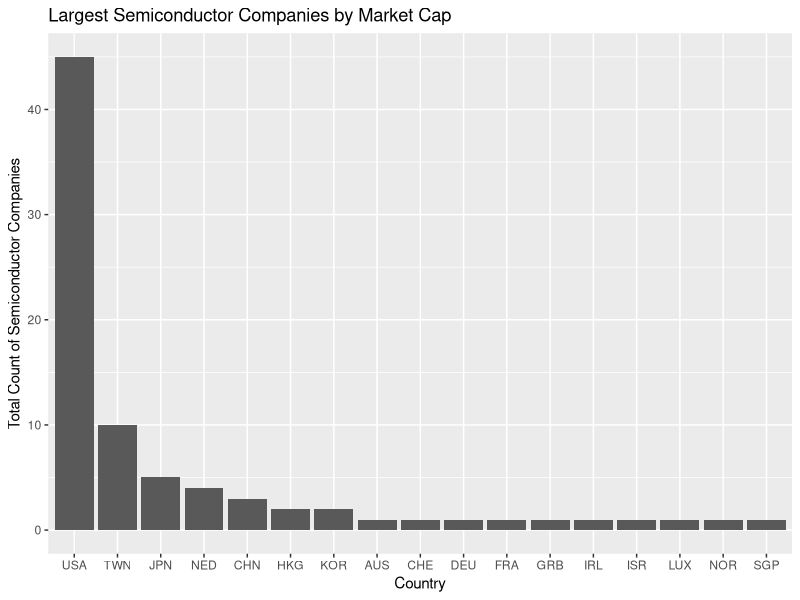

Write the R code that produced this figure. (Note: this script raises an error after producing the figure.)
# author: bbaasan
# Date:
# version:
# Purpose: cleaning and extracting global fabs and foundries 


library(tidyverse)

# market cap for largest semiconductor companies
list.files('../raw_data/')

# world top eight foundries and its marketcap 
top_foundries <- read_csv('../raw_data/LargeCompaniesMarketCap.csv')[-1, ] %>% 
  rename(rank = 1, name = 2, symbol = 3, marketcap=4, price=5, country = 6) %>% 
  mutate(CountryCode = country) %>% 
  mutate(CountryCode = ifelse(CountryCode == 'United States', 'USA', CountryCode)) %>% 
  mutate(CountryCode = ifelse(CountryCode == 'Taiwan', 'TWN', CountryCode)) %>% 
  mutate(CountryCode = ifelse(CountryCode == 'South Korea', 'KOR', CountryCode)) %>% 
  mutate(CountryCode = ifelse(CountryCode == 'Netherlands', 'NED', CountryCode)) %>% 
  mutate(CountryCode = ifelse(CountryCode == 'Japan', 'JPN', CountryCode)) %>% 
  mutate(CountryCode = ifelse(CountryCode == 'Germany', 'DEU', CountryCode)) %>%
  mutate(CountryCode = ifelse(CountryCode == 'Switzerland', 'CHE', CountryCode)) %>%
  mutate(CountryCode = ifelse(CountryCode == 'China', 'CHN', CountryCode)) %>%
  mutate(CountryCode = ifelse(CountryCode == 'Germany', 'DEU', CountryCode)) %>%
  mutate(CountryCode = ifelse(CountryCode == 'France', 'FRA', CountryCode)) %>%
  mutate(CountryCode = ifelse(CountryCode == 'Hong Kong', 'HKG', CountryCode)) %>%
  mutate(CountryCode = ifelse(CountryCode == 'Norway', 'NOR', CountryCode)) %>%
  mutate(CountryCode = ifelse(CountryCode == 'Singapore', 'SGP', CountryCode)) %>%
  mutate(CountryCode = ifelse(CountryCode == 'United Kingdom', 'GRB', CountryCode)) %>%
  mutate(CountryCode = ifelse(CountryCode == 'Australia', 'AUS', CountryCode)) %>%
  mutate(CountryCode = ifelse(CountryCode == 'Ireland', 'IRL', CountryCode)) %>%
  mutate(CountryCode = ifelse(CountryCode == 'Israel', 'ISR', CountryCode)) %>%
  mutate(CountryCode = ifelse(CountryCode == 'Luxembourg', 'LUX', CountryCode)) 


top_foundries_dist <- top_foundries %>% 
  mutate(marketcap = as.numeric(marketcap)) %>% 
  mutate(price = as.numeric(price)) %>% 
  count(CountryCode) %>% 
  arrange(desc(n)) %>% 
  ggplot(aes(x=reorder(CountryCode, -n), y = n)) +
  geom_bar(stat='identity')+
  labs(title = 'Largest Semiconductor Companies by Market Cap')+
  xlab('Country') + ylab('Total Count of Semiconductor Companies')

#final <- 
updated_main <- year2017 %>% 
  mutate(type = CountryCode) %>% 
  #select(-c(CountryName, CountryCode)) %>% 
  mutate(type = ifelse(type %in% c('CHN', 'TWN', 'KOR'), 1, 2)) #%>% 
  #mutate(type = as.factor(type)) 


updated_2020_USA <- year2020 %>% 
  mutate(type = CountryCode) %>% 
  #select(-c(CountryName, CountryCode)) %>% 
  mutate(type = ifelse(type %in% c('CHN', 'TWN', 'KOR', 'USA'), 1, 2)) #%>% 
#mutate(type = as.factor(type)) 


updated_main %>% str()

companies_cap <- top_foundries %>% 
  mutate(marketcap = as.numeric(marketcap)) %>% 
  group_by(CountryCode) %>% 
  summarise(cap = sum(marketcap)) 

  
num_companies <- top_foundries %>% 
  mutate(marketcap = as.numeric(marketcap)) %>% 
  mutate(price = as.numeric(price)) %>% 
  count(CountryCode)

final <- updated_main %>% 
  full_join(companies_cap, by = 'CountryCode') %>% 
  full_join(num_companies, by='CountryCode') %>% 
  rename(num_firms = n)

final.table <- final %>% group_by(type) %>% summarise(n=sum(w_qty)) %>% 
  drop_na()

final.table %>% 
  mutate(prop = n / sum(n))

# csv files for Tableau presentation
top_foundries %>% 
  mutate(marketcap = as.numeric(marketcap)) %>% 
  mutate(price = as.numeric(price)) %>% 
  count(CountryCode) %>% 
  rename('Country Code' = CountryCode, Count = n) #%>% 
  #write.csv('C:\\Users\\15712\\Desktop\\top_companies_country.csv', 
  #          row.names = FALSE)

companies_cap <- top_foundries %>% 
  mutate(marketcap = as.numeric(marketcap)) %>% 
  group_by(CountryCode) %>% 
  summarise(cap = sum(marketcap)) #%>% 
  #write.csv('C:\\Users\\15712\\Desktop\\companies_marketcap.csv')
